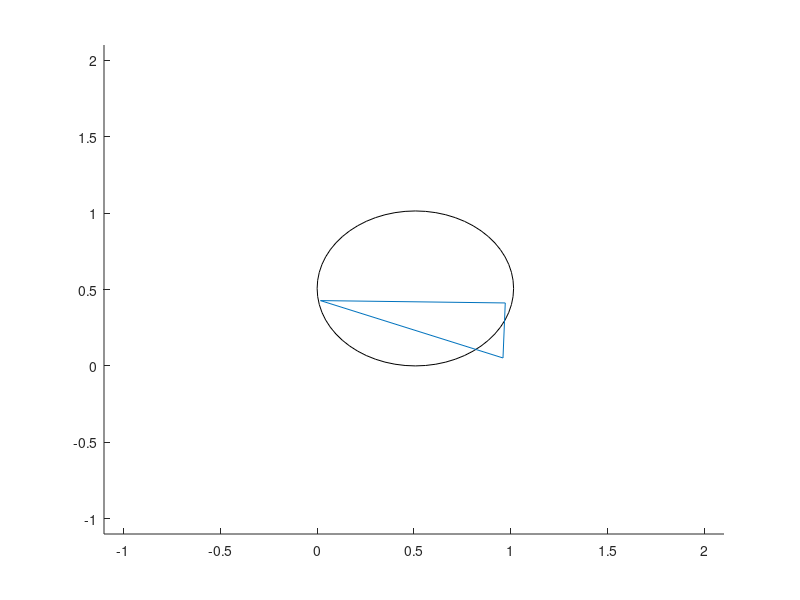

Reproduce this figure in MATLAB.
clear all
clf
hold on

n = 1;

for i = 1:n
    A = [rand() rand()];
    B = [rand() rand()];
    C = [rand() rand()];
    dAB = sqrt((A(1) - B(1)) ^ 2 + (A(2) - B(2)) ^ 2);
    dAC = sqrt((A(1) - C(1)) ^ 2 + (A(2) - C(2)) ^ 2);
    dBC = sqrt((C(1) - B(1)) ^ 2 + (C(2) - B(2)) ^ 2);
    r = 0;
    if (dAB > r)
        r = dAB;
    end
    if (dAC > r)
        r = dAC;
    end
    if (dBC > r)
        r = dBC;
    end
    rectangle('Position', [0, 0, r, r], 'Curvature', [1, 1])
    line([A(1) C(1)], [A(2), C(2)])
    line([A(1) B(1)], [A(2), B(2)])
    line([B(1) C(1)], [B(2), C(2)])
    axis([-1.1 2.1 -1.1 2.1])
    
end

